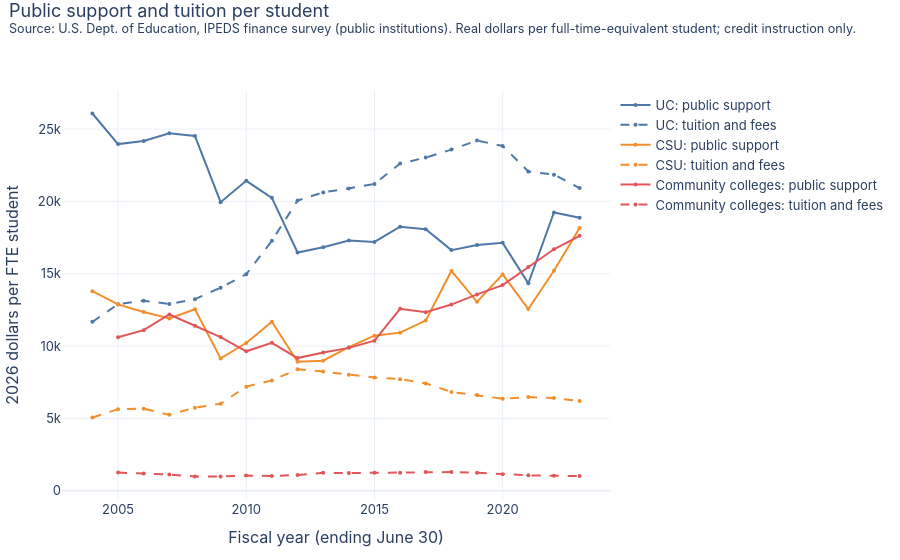

Notebook code for this chart:
### Markdown cell above
## Per student: public support versus tuition
Real (inflation-adjusted) dollars per full-time-equivalent student, in each system. Solid lines are public support (state appropriations and grants plus, for community colleges, local property taxes); dashed lines are tuition and fees paid. Per-student amounts are for tracking each system over time, not for comparing systems: UC's base includes research and hospital budgets.

### Code cell
f = fte.set_index(["fy", "system"]).fte
def per_fte(sources):
    x = rev[rev.source.isin(sources)].groupby(["fy", "system"], as_index=False).amount_k.sum()
    x = add_views(x)
    x["v"] = x.real_b * 1e9 / x.set_index(["fy", "system"]).index.map(f).values
    return x
pub = per_fte(["State appropriations", "State grants and contracts", "Local property taxes (community colleges)"])
tui = per_fte(["Tuition and fees"])
fig = go.Figure()
for i, s in enumerate(SYSTEMS):
    for x, nm, dash in ((pub, "public support", "solid"), (tui, "tuition and fees", "dash")):
        z = x[x.system == s]
        fig.add_trace(go.Scatter(x=z.fy, y=z.v, name=f"{s}: {nm}", mode="lines+markers", line=dict(color=PALETTE[i], dash=dash), marker=dict(size=4),
                                 hovertemplate="$%{y:,.0f}"))
fig.update_layout(yaxis_title=f"{base_fy()} dollars per FTE student", xaxis_title="Fiscal year (ending June 30)")
base_layout(fig, "Public support and tuition per student", HE + ". Real dollars per full-time-equivalent student; credit instruction only.")
fig.show()

### Figure 1 — Plotly figure (JSON) as saved in the notebook; plotly's stock layout.template omitted (floating-point values rounded to 4 significant figures)
{"data": [{"hovertemplate": "$%{y:,.0f}", "line": {"color": "#4e79a7", "dash": "solid"}, "marker": {"size": 4}, "mode": "lines+markers", "name": "UC: public support", "type": "scatter", "x": [2004, 2005, 2006, 2007, 2008, 2009, 2010, 2011, 2012, 2013, 2014, 2015, 2016, 2017, 2018, 2019, 2020, 2021, 2022, 2023], "y": [26080.0, 23960.0, 24170.0, 24710.0, 24520.0, 19950.0, 21420.0, 20250.0, 16470.0, 16840.0, 17300.0, 17200.0, 18250.0, 18070.0, 16630.0, 16980.0, 17130.0, 14340.0, 19240.0, 18870.0]}, {"hovertemplate": "$%{y:,.0f}", "line": {"color": "#4e79a7", "dash": "dash"}, "marker": {"size": 4}, "mode": "lines+markers", "name": "UC: tuition and fees", "type": "scatter", "x": [2004, 2005, 2006, 2007, 2008, 2009, 2010, 2011, 2012, 2013, 2014, 2015, 2016, 2017, 2018, 2019, 2020, 2021, 2022, 2023], "y": [11670.0, 12890.0, 13140.0, 12910.0, 13240.0, 14030.0, 14970.0, 17270.0, 20060.0, 20620.0, 20900.0, 21210.0, 22620.0, 23030.0, 23580.0, 24200.0, 23830.0, 22070.0, 21850.0, 20920.0]}, {"hovertemplate": "$%{y:,.0f}", "line": {"color": "#f28e2b", "dash": "solid"}, "marker": {"size": 4}, "mode": "lines+markers", "name": "CSU: public support", "type": "scatter", "x": [2004, 2005, 2006, 2007, 2008, 2009, 2010, 2011, 2012, 2013, 2014, 2015, 2016, 2017, 2018, 2019, 2020, 2021, 2022, 2023], "y": [13800.0, 12880.0, 12350.0, 11910.0, 12540.0, 9144.0, 10210.0, 11690.0, 8916.0, 8987.0, 9925.0, 10720.0, 10930.0, 11760.0, 15190.0, 13060.0, 14960.0, 12560.0, 15210.0, 18160.0]}, {"hovertemplate": "$%{y:,.0f}", "line": {"color": "#f28e2b", "dash": "dash"}, "marker": {"size": 4}, "mode": "lines+markers", "name": "CSU: tuition and fees", "type": "scatter", "x": [2004, 2005, 2006, 2007, 2008, 2009, 2010, 2011, 2012, 2013, 2014, 2015, 2016, 2017, 2018, 2019, 2020, 2021, 2022, 2023], "y": [5065.0, 5637.0, 5671.0, 5251.0, 5742.0, 6017.0, 7195.0, 7625.0, 8402.0, 8245.0, 8023.0, 7831.0, 7712.0, 7420.0, 6826.0, 6612.0, 6357.0, 6474.0, 6409.0, 6198.0]}, {"hovertemplate": "$%{y:,.0f}", "line": {"color": "#e15759", "dash": "solid"}, "marker": {"size": 4}, "mode": "lines+markers", "name": "Community colleges: public support", "type": "scatter", "x": [2005, 2006, 2007, 2008, 2009, 2010, 2011, 2012, 2013, 2014, 2015, 2016, 2017, 2018, 2019, 2020, 2021, 2022, 2023], "y": [10610.0, 11100.0, 12180.0, 11400.0, 10620.0, 9638.0, 10230.0, 9168.0, 9553.0, 9875.0, 10370.0, 12570.0, 12340.0, 12870.0, 13570.0, 14210.0, 15460.0, 16690.0, 17620.0]}, {"hovertemplate": "$%{y:,.0f}", "line": {"color": "#e15759", "dash": "dash"}, "marker": {"size": 4}, "mode": "lines+markers", "name": "Community colleges: tuition and fees", "type": "scatter", "x": [2005, 2006, 2007, 2008, 2009, 2010, 2011, 2012, 2013, 2014, 2015, 2016, 2017, 2018, 2019, 2020, 2021, 2022, 2023], "y": [1252.0, 1195.0, 1120.0, 987.0, 983.2, 1045.0, 1019.0, 1093.0, 1236.0, 1222.0, 1238.0, 1247.0, 1287.0, 1289.0, 1250.0, 1141.0, 1064.0, 1034.0, 1014.0]}], "layout": {"font": {"family": "-apple-system, Segoe UI, sans-serif", "size": 13}, "height": 560, "hovermode": "x unified", "legend": {"orientation": "v", "x": 1.01}, "margin": {"b": 60, "l": 60, "r": 20, "t": 90}, "title": {"text": "Public support and tuition per student<br><sup>Source: U.S. Dept. of Education, IPEDS finance survey (public institutions). Real dollars per full-time-equivalent student; credit instruction only.</sup>", "x": 0.01, "y": 0.97, "yanchor": "top"}, "xaxis": {"title": {"text": "Fiscal year (ending June 30)"}}, "yaxis": {"title": {"text": "2026 dollars per FTE student"}}}}
